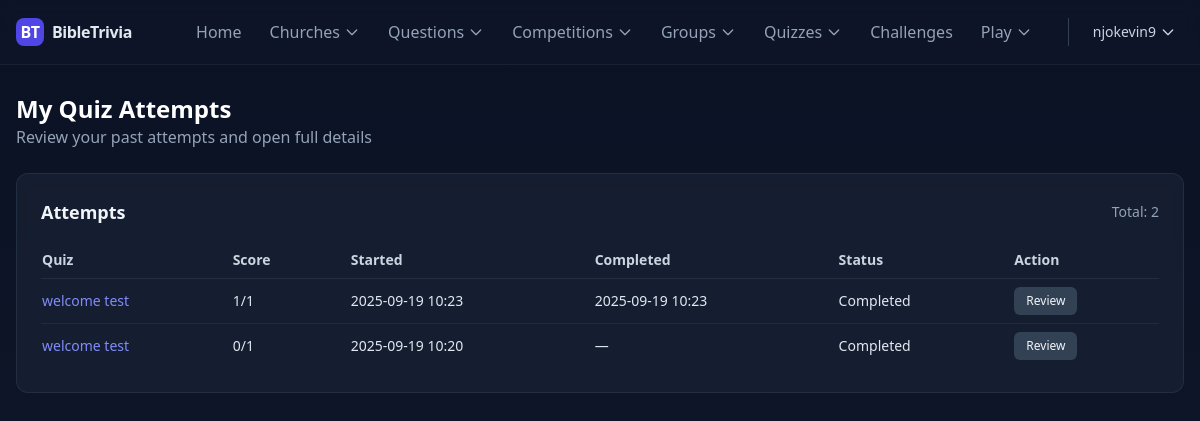
The page /quizzes/attempts/ (signed in) on the database as committed earlier.
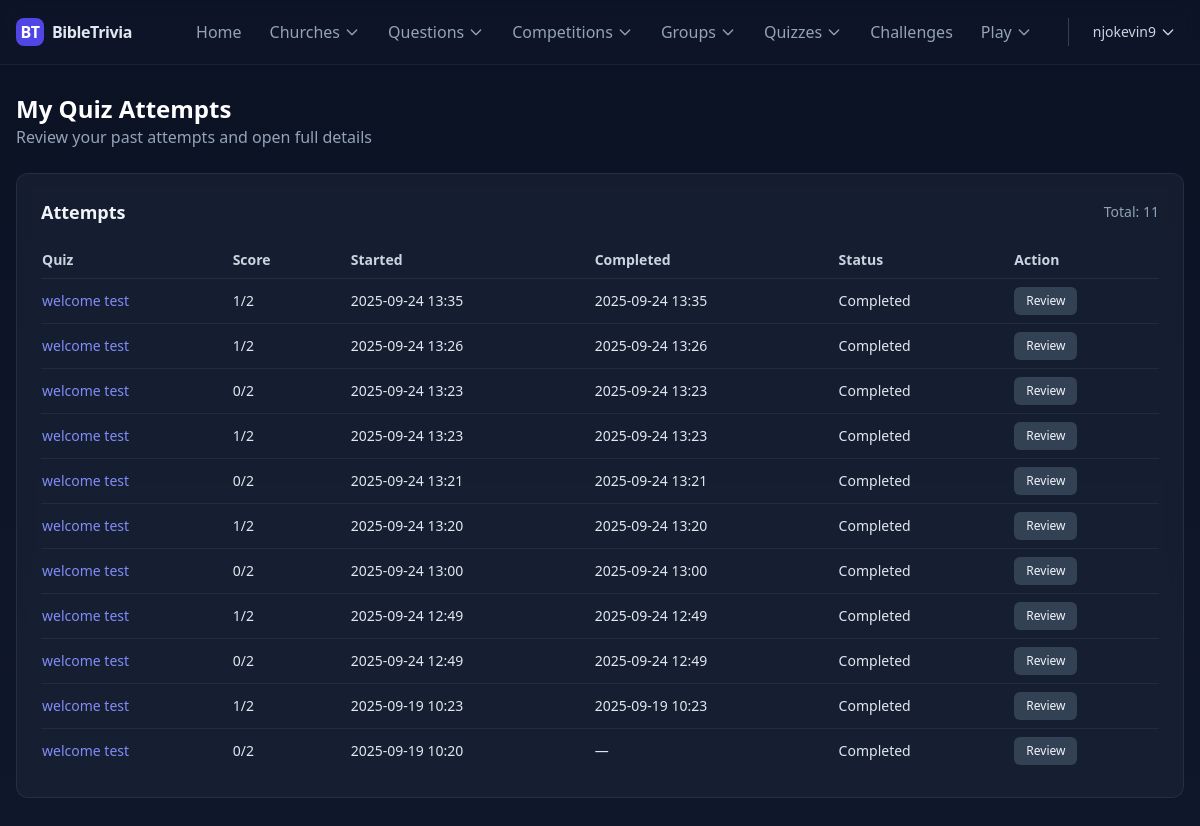
The same page on the database as committed later.
### home/models.py (models this page shows, shortened)
class TimeStampedModel(models.Model):
    created_at = models.DateTimeField(auto_now_add=True)
    updated_at = models.DateTimeField(auto_now=True)
    class Meta:
        abstract = True

class TestQuizAttempt(TimeStampedModel):
    STATUS_CHOICES = [
        ('started', 'Started'),
        ('completed', 'Completed'),
        ('expired', 'Expired'),
    ]
    uuid = models.UUIDField(default=uuid.uuid4, unique=True, editable=False)
    quiz = models.ForeignKey(TestQuiz, on_delete=models.CASCADE, related_name='attempts')
    user = models.ForeignKey(settings.AUTH_USER_MODEL, on_delete=models.CASCADE, related_name='quiz_attempts', null=True, blank=True)
    attempt_number = models.PositiveIntegerField(default=1, help_text='Incremented per user per quiz')
    session_id = models.CharField(max_length=40, blank=True, null=True, help_text='for unauthenticated users')
    score = models.PositiveIntegerField(default=0)
    status = models.CharField(max_length=10, choices=STATUS_CHOICES, default='started')
    started_at = models.DateTimeField(auto_now_add=True)
    completed_at = models.DateTimeField(blank=True, null=True)
    class Meta:
        ordering = ['-created_at']
        unique_together = [('quiz', 'user', 'attempt_number')]
        indexes = [
            models.Index(fields=["quiz", "user"]),
            models.Index(fields=["status"]),
            models.Index(fields=["created_at"]),
        ]
        verbose_name = 'Test Quiz Attempt'
        verbose_name_plural = 'Test Quiz Attempts'

class TestQuiz(TimeStampedModel):
    DIFFICULTY_CHOICES = [
        ('Easy', 'Easy'),
        ('Medium', 'Medium'),
        ('Hard', 'Hard'),
    ]
    QUIZ_TYPE_CHOICES = [
        ('Practice', 'Practice'),
        ('Assessment', 'Assessment'),
        ('Competition', 'Competition'),
        ('Study', 'Study'),
    ]
    level_category = [
        ('Adults', 'Adults'),
        ('Youth', 'Youth'),
        ('Children', 'Children'),
        ('Senior', 'Senior'),
        ('Junior', 'Junior'),
        ('Teens', 'Teens'),
        ('All', 'All'),
    ]
    participation_category = [
        ('Individual', 'Individual'),
        ('Group', 'Group'),
        ('All', 'All'),
    ]
    participation = models.CharField(max_length=100, choices=participation_category, default='All')
    level = models.CharField(max_length=100, choices=level_category, default='All')
    name = models.CharField(max_length=200, unique=True)
    slug = models.SlugField(max_length=220, unique=True, blank=True)
    description = models.TextField(blank=True, help_text="Description of the quiz")
    difficulty = models.CharField(max_length=10, choices=DIFFICULTY_CHOICES, default='Medium')
    quiz_type = models.CharField(max_length=20, choices=QUIZ_TYPE_CHOICES, default='Practice')
    questions = models.ManyToManyField(
        Question,
        related_name='test_quizzes',
        blank=True,
        help_text="Questions included in this quiz"
    )
    activities = models.ManyToManyField(
        CompetitionActivity,
        related_name='quizzes',
        blank=True,
        help_text="Activities this quiz is associated with"
    )
    time_limit = models.PositiveIntegerField(
        null=True,
        blank=True,
        help_text="Time limit in minutes (null = no limit)"
    )
    max_attempts = models.PositiveIntegerField(
        default=1,
        help_text="Maximum number of attempts allowed"
    )
    passing_score = models.PositiveIntegerField(
        default=70,
        help_text="Minimum score percentage to pass"
    )
    total_points = models.PositiveIntegerField(
        default=0,
        help_text="Total possible points for this quiz"
    )
    is_active = models.BooleanField(default=True)
    is_public = models.BooleanField(default=True, help_text="Available to all users")
    requires_authentication = models.BooleanField(default=True)
    created_by = models.ForeignKey(
        settings.AUTH_USER_MODEL,
        on_delete=models.CASCADE,
        related_name='created_test_quizzes'
    )
    instructions = models.TextField(
        blank=True,
        help_text="Instructions for taking this quiz"
    )
    metadata = models.JSONField(
        blank=True,
        null=True,
        help_text="Additional quiz settings and data"
    )
    class Meta:
        ordering = ['-created_at']
        indexes = [
            models.Index(fields=["slug"]),
            models.Index(fields=["is_active"]),
            models.Index(fields=["quiz_type"]),
            models.Index(fields=["difficulty"]),
            models.Index(fields=["created_by"]),
        ]
        verbose_name = "Test Quiz"
        verbose_name_plural = "Test Quizzes"
    def calculate_total_points(self):
        return sum(question.points for question in self.questions.all())

class Question(TimeStampedModel):
    DIFFICULTY_CHOICES = [
        ('Easy', 'Easy'),
        ('Medium', 'Medium'),
        ('Hard', 'Hard'),
    ]
    QUESTION_TYPE_CHOICES = [
        ('single', 'Single Choice'),
        ('multiple', 'Multiple Select'),
        ('open', 'Open Ended'),
    ]
    level_category = [
        ('Adults', 'Adults'),
        ('Youth', 'Youth'),
        ('Children', 'Children'),
        ('Senior', 'Senior'),
        ('Junior', 'Junior'),
        ('Teens', 'Teens'),
        ('All', 'All'),
    ]
    level = models.CharField(max_length=100, choices=level_category, default='All')
    allowed_levels = models.JSONField(
        default=list,
        blank=True,
        help_text="Select one or more levels this question applies to"
    )
    uuid = models.UUIDField(default=uuid.uuid4, unique=True, editable=False)
    categories = models.ManyToManyField(
        QuestionCategory,
        related_name='questions',
        blank=True,
    )
    activities = models.ManyToManyField(
        'CompetitionActivity',
        related_name='questions',
        blank=True,
        help_text='Activities this question is associated with'
    )
    question_text = models.TextField()
    difficulty = models.CharField(max_length=10, choices=DIFFICULTY_CHOICES, default='Medium')
    question_type = models.CharField(max_length=20, choices=QUESTION_TYPE_CHOICES, default='single')
    explanation = models.TextField(
        blank=True,
        help_text="Optional explanation for the correct answer"
    )
    bible_reference = models.CharField(
        max_length=100,
        blank=True,
        help_text="Bible verse reference (e.g., John 3:16)"
    )
    points = models.PositiveIntegerField(
        default=1,
        help_text="Points awarded for correct answer"
    )
    penalty = models.PositiveIntegerField(
        default=1,
        help_text="If 0, allow positive proportional credit for multiple-select; otherwise full-or-nothing"
    )
    is_active = models.BooleanField(default=True)
    created_by = models.ForeignKey(
        settings.AUTH_USER_MODEL,
        on_delete=models.CASCADE,
        related_name='created_questions'
    )
    class Meta:
        ordering = ['-created_at']
        indexes = [
            models.Index(fields=["difficulty"]),
            models.Index(fields=["is_active"]),
            models.Index(fields=["created_by"]),
        ]
        verbose_name = "Question"
        verbose_name_plural = "Questions"

### home/views.py (the view)
# urls.py: path('quizzes/attempts/', AttemptHistoryView.as_view(), name='attempt_history'),
class AttemptHistoryView(LoginRequiredMixin, ListView):
    model = TestQuizAttempt
    template_name = 'home/attempt_history.html'
    context_object_name = 'attempts'
    paginate_by = 15
    def get_queryset(self):
        return (
            TestQuizAttempt.objects
            .filter(user=self.request.user)
            .select_related('quiz')
            .order_by('-created_at')
        )
    def get_context_data(self, **kwargs):
        context = super().get_context_data(**kwargs)
        context['total_attempts'] = self.get_queryset().count()
        return context

### home/templatetags/user_extras.py (called while the page is built)
@register.filter
def display_name(user):
    try:
        profile = getattr(user, 'profile', None)
        if profile:
            parts = [p for p in [profile.first_name, profile.last_name] if p]
            if parts:
                return " ".join(parts)
            if profile.surname:
                return profile.surname
    except Exception:
        pass
    email = getattr(user, 'email', '') or ''
    if '@' in email:
        return email.split('@', 1)[0]
    return email or 'User'

### home/templates/home/attempt_history.html (shortened to what this page needs)
{% extends "base.html" %}
{% load user_extras %}
{% block content %}
<div class="space-y-6">
  <div class="flex items-center justify-between">
    <div>
      <h1 class="text-2xl font-bold text-white">My Quiz Attempts</h1>
      <p class="text-slate-400">Review your past attempts and open full details</p>
    </div>
  </div>
  <div class="bg-slate-800/50 backdrop-blur rounded-xl p-6 border border-slate-700/50">
    <div class="flex items-center justify-between mb-4">
      <h2 class="text-lg font-semibold text-slate-100">Attempts</h2>
      <div class="text-sm text-slate-400">Total: {{ total_attempts }}</div>
    </div>
    {% if attempts %}
    <div class="overflow-x-auto">
      <table class="min-w-full text-sm text-left">
        <thead class="text-slate-300 border-b border-slate-700/50">
          <tr>
            <th class="py-2 pr-4">Quiz</th>
            <th class="py-2 px-4">Score</th>
            <th class="py-2 px-4">Started</th>
            <th class="py-2 px-4">Completed</th>
            <th class="py-2 px-4">Status</th>
            <th class="py-2 px-4">Action</th>
          </tr>
        </thead>
        <tbody class="text-slate-200 divide-y divide-slate-700/40">
          {% for a in attempts %}
          <tr>
            <td class="py-2 pr-4"><a href="{% url 'quiz_detail' slug=a.quiz.slug %}" class="text-indigo-400 hover:text-indigo-300">{{ a.quiz.name }}</a></td>
            <td class="py-2 px-4">{{ a.score }}/{{ a.quiz.total_points|default:a.quiz.calculate_total_points }}</td>
            <td class="py-2 px-4">{{ a.created_at|date:'Y-m-d H:i' }}</td>
            <td class="py-2 px-4">{{ a.completed_at|date:'Y-m-d H:i'|default:'—' }}</td>
            <td class="py-2 px-4 capitalize">{{ a.status }}</td>
            <td class="py-2 px-4">
              <a href="{% url 'attempt_review' pk=a.pk %}" class="inline-flex items-center px-3 py-1.5 rounded-md bg-slate-700 hover:bg-slate-600 text-slate-100 text-xs font-medium">Review</a>
            </td>
          </tr>
          {% endfor %}
        </tbody>
      </table>
    </div>
    {% else %}
      <p class="text-slate-400">You have no attempts yet.</p>
    {% endif %}
  </div>
</div>
{% endblock %}

Rows that differ between the two databases and show on the page:
added TestQuizAttempt: quiz.name "welcome test", score "1", quiz.total_points "2", created_at "2025-09-24 13:35", completed_at "2025-09-24 13:35", status "Completed"
added TestQuizAttempt: quiz.name "welcome test", score "1", quiz.total_points "2", created_at "2025-09-24 13:26", completed_at "2025-09-24 13:26", status "Completed"
added TestQuizAttempt: quiz.name "welcome test", score "0", quiz.total_points "2", created_at "2025-09-24 13:23", completed_at "2025-09-24 13:23", status "Completed"
added TestQuizAttempt: quiz.name "welcome test", score "1", quiz.total_points "2", created_at "2025-09-24 13:23", completed_at "2025-09-24 13:23", status "Completed"
added TestQuizAttempt: quiz.name "welcome test", score "0", quiz.total_points "2", created_at "2025-09-24 13:21", completed_at "2025-09-24 13:21", status "Completed"
added TestQuizAttempt: quiz.name "welcome test", score "1", quiz.total_points "2", created_at "2025-09-24 13:20", completed_at "2025-09-24 13:20", status "Completed"
added TestQuizAttempt: quiz.name "welcome test", score "0", quiz.total_points "2", created_at "2025-09-24 13:00", completed_at "2025-09-24 13:00", status "Completed"
added TestQuizAttempt: quiz.name "welcome test", score "1", quiz.total_points "2", created_at "2025-09-24 12:49", completed_at "2025-09-24 12:49", status "Completed"
added TestQuizAttempt: quiz.name "welcome test", score "0", quiz.total_points "2", created_at "2025-09-24 12:49", completed_at "2025-09-24 12:49", status "Completed"
changed through a linked row, TestQuizAttempt (number 10 of 11 on the later page): quiz.total_points "1" → "2"
changed through a linked row, TestQuizAttempt (number 11 of 11 on the later page): quiz.total_points "1" → "2"
Other text that changed with them:
{{ total_attempts }}: "2" → "11"
